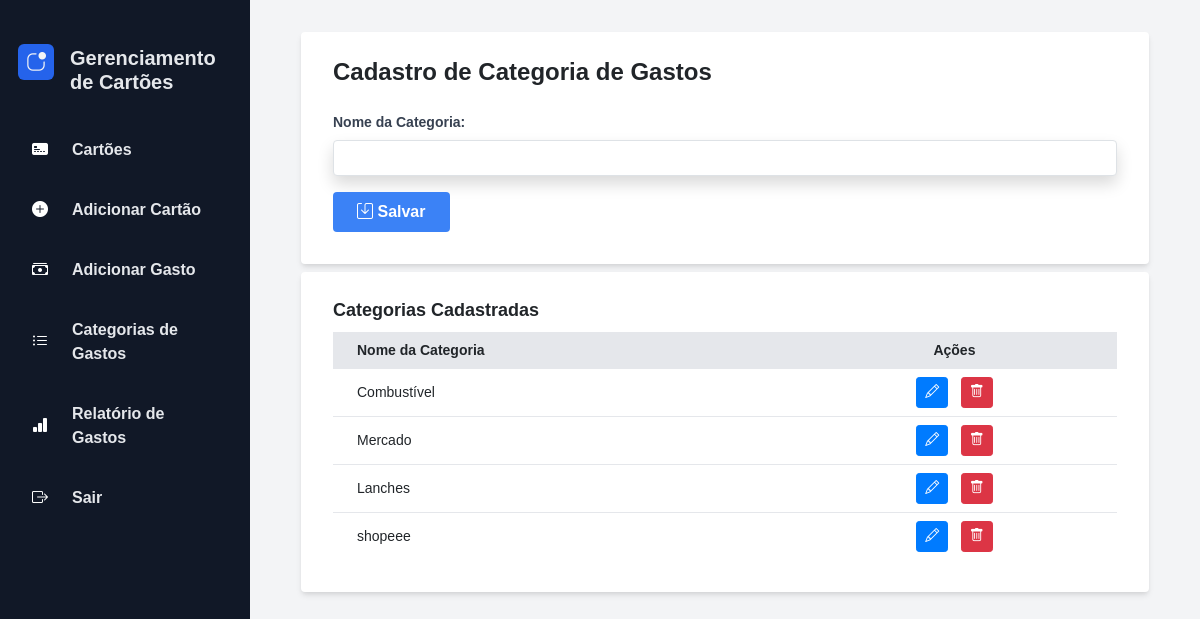
/gestao_cartoes/categorias/, run on the app's committed database.
### gestao_cartoes/models.py (models this page shows, shortened)
class Categoria(models.Model):
    nome = models.CharField(max_length=100)

### gestao_cartoes/views.py (the view)
# urls.py: path('categorias/', cadastro_categoria, name='cadastro_categoria'),
def cadastro_categoria(request):
    if request.method == 'POST':
        form = CategoriaForm(request.POST)
        if form.is_valid():
            form.save()
            return redirect('cadastro_categoria')
    else:
        form = CategoriaForm()
    categorias = Categoria.objects.all()
    return render(request, 'cadastro_categoria.html', {'form': form, 'categorias': categorias})

### gestao_cartoes/forms.py
class CategoriaForm(forms.ModelForm):
    class Meta:
        model = Categoria
        fields = ['nome']
        widgets = {
            'nome': forms.TextInput(attrs={'class': 'text-sm'}),
        }

### gestao_cartoes/templates/cadastro_categoria.html (shortened to what this page needs)
{% extends 'base.html' %}
{% load widget_tweaks %}
{% block content %}
<div class="max-w-4xl mx-auto py-2 px-4">
    <div class="bg-white shadow-md rounded px-8 pt-4 pb-8 mb-2">
        <h2 class="text-2xl font-bold mb-4">Cadastro de Categoria de Gastos</h2>
        <form method="post" class="needs-validation" novalidate>
            <div class="mb-3">
                <label for="{{ form.nome.id_for_label }}" class="block text-gray-700 text-sm font-bold mb-2">Nome da Categoria:</label>
                {{ form.nome|add_class:"shadow appearance-none border rounded w-full py-2 px-3 text-gray-700 leading-tight focus:outline-none focus:shadow-outline" }}
            </div>
            <button type="submit" class="bg-blue-500 hover:bg-blue-700 text-white font-bold py-2 px-4 rounded focus:outline-none focus:shadow-outline"><i class="bi bi-save"></i> Salvar</button>
        </form>
    </div>
    <div class="bg-white shadow-md rounded px-8 pt-6 pb-8">
        <h2 class="text-lg font-bold mb-2">Categorias Cadastradas</h2>
        <table class="min-w-full table-auto">
            <thead class="bg-gray-200">
                <tr>
                    <th class="px-4 py-2 text-sm">Nome da Categoria</th>
                    <th class="px-4 py-2 text-sm text-center">Ações</th>
                </tr>
            </thead>
            <tbody>
                {% for categoria in categorias %}
                <tr class="border-t">
                    <td class="px-4 py-2 text-sm">{{ categoria.nome }}</td>
                    <td class="px-4 py-2 text-center">
                        <a href="{% url 'editar_categoria' categoria.id %}" class="btn btn-sm btn-primary mr-2">
                            <i class="bi bi-pencil"></i>
                        </a>
                        <form action="{% url 'excluir_categoria' categoria.id %}" method="post" style="display: inline;">
                            <button type="submit" class="btn btn-sm btn-danger">
                                <i class="bi bi-trash"></i>
                            </button>
                        </form>
                    </td>
                </tr>
                {% empty %}
                <tr>
                    <td colspan="2" class="text-center text-gray-500">Nenhuma categoria cadastrada.</td>
                </tr>
                {% endfor %}
            </tbody>
        </table>
    </div>
</div>
{% endblock %}

### gestao_cartoes/templates/base.html (style rules this page uses)
body { font-family: Arial, sans-serif; }

### data on the page
Categoria: nome "Combustível"
Categoria: nome "Mercado"
Categoria: nome "Lanches"
Categoria: nome "shopeee"
